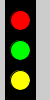
Frame 1 (no input)
Frame 60 (the mouse pressed at the canvas centre just before this capture): identical to frame 1, image omitted
Frame 120 (the mouse held since frame 60 and released just before this capture): identical to frame 1, image omitted

The Processing sketch that drew this single still picture (run headless with seeded random() and noise(); from frame 60 on, the mouse is pressed at the canvas centre):

// Processing sketch: processing_106511
// ── processing_106511.pde

int counter;
 
 
void setup() {  //setup function called initially, only once
  size(50, 100);
  }
 
 
void draw() {  //draw function loops 
 
    fill(0,0,0);
    
    rect(5,0,30,100);
    
    fill(255,0,0);
 
    ellipse(20,20,20,20);
 
    fill(0,255,0);
 
    ellipse(20,50,20,20);
    
    fill(255,255,0);
    
    ellipse(20,80,20,20);
 
 
}
